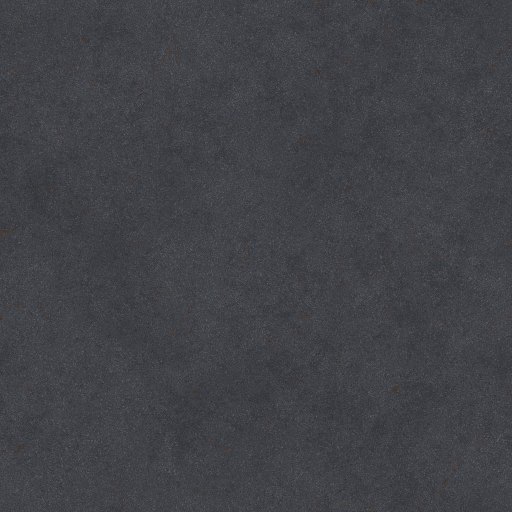
#> input picture hosted-renderer/cartoon-v2/blender/assets/ambientcg/Asphalt010/Asphalt010_1K-JPG_Color.jpg, 1024 x 1024 px (shown at 1/2 size)
$ python -i style_scorecard.py   (imports and definitions only)   (older library calls are emulated)
#> lines starting #> are read from the running program, lines starting #| are printed output that depends on the picture
"""Measure a video's style in numbers (the 'rulebook' method from the benchmark creator's prompts): camera movement, cuts, shot length, colour,
sharpness and depth. Never opinions: every value is computed from the frames. Usage:
    python style_scorecard.py out.json video1.mp4 video2.mp4 ...
Frames are analysed at 30 fps (every frame) at 270x480 for speed; sharpness uses the same size for every video so the numbers compare."""
import json, sys
import cv2
import numpy as np

W, H = 270, 480


def analyse(path):
    cap = cv2.VideoCapture(path)
    fps = cap.get(cv2.CAP_PROP_FPS) or 30.0
    n = int(cap.get(cv2.CAP_PROP_FRAME_COUNT))
    prev = None; prev_hist = None
    shifts = []; cuts = []; bright = []; contrast = []; sat = []; lap_c = []; lap_e = []; dark_edge = []; window = np.hanning(W)[None, :] * np.hanning(H)[:, None]
    idx = 0
    while True:
        ok, f = cap.read()
#> f is the input picture: shape (1024, 1024, 3); mean B, G, R 71.2, 66, 64.5
        if not ok: break
        small = cv2.resize(f, (W, H), interpolation=cv2.INTER_AREA)
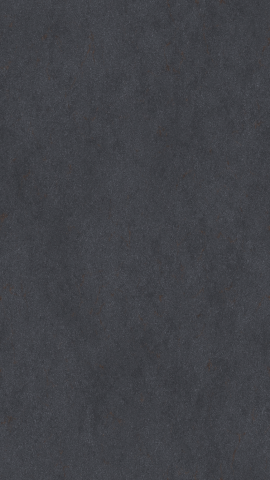
#> small: shape (480, 270, 3); mean B, G, R 71.2, 66, 64.5
        g = cv2.cvtColor(small, cv2.COLOR_BGR2GRAY).astype(np.float32)
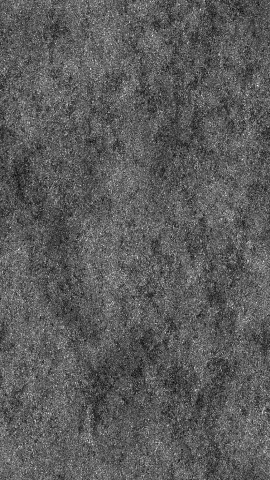
#> g: shape (480, 270) float32; min 51, max 93, mean 66.1; drawn with min black and max white
        hsv = cv2.cvtColor(small, cv2.COLOR_BGR2HSV)
#> hsv: shape (480, 270, 3); mean H, S, V 113.5, 24.3, 71.3
        hist = cv2.calcHist([small], [0, 1, 2], None, [8, 8, 8], [0, 256] * 3).flatten(); hist /= hist.sum() + 1e-9
#> after `hist = cv2.calcHist([small], [0, 1, 2], None, [8, 8, 8], [0, 256] * 3)`: hist = 512 values, max 75405 at index 146, min 0 at index 0, mean 253.1
#> after `hist /= hist.sum() + 1e-09`: hist = 512 values, max 0.582 at index 146, min 0 at index 0, mean 0.00195
        if prev is not None:
            dist = 1.0 - float(np.minimum(hist, prev_hist).sum())          # histogram intersection distance: ~0 same shot, >0.45 a cut
            if dist > 0.45: cuts.append(idx); shifts.append(None)
            else:
                (dx, dy), resp = cv2.phaseCorrelate(prev * window, g * window)
                shifts.append((dx / W, dy / H) if resp > 0.05 else (0.0, 0.0))
        prev = g; prev_hist = hist
#> after `prev_hist = hist`: prev_hist has the same summary as hist
        bright.append(float(hsv[..., 2].mean()) / 255); sat.append(float(hsv[..., 1].mean()) / 255); contrast.append(float(g.std()) / 255)
        lap = cv2.Laplacian(g, cv2.CV_32F)
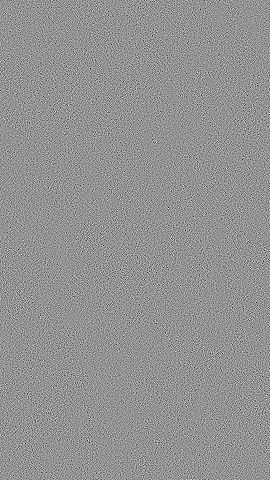
#> lap: shape (480, 270) float32; min -79, max 58, mean 0; drawn with min black and max white
        lap_c.append(float(lap[H // 3: 2 * H // 3, W // 4: 3 * W // 4].var()))      # centre: where the subject usually is
        lap_e.append(float(np.concatenate([lap[:H // 5].ravel(), lap[-H // 5:].ravel()]).var()))   # top/bottom strips: background and foreground
        e = cv2.Canny(g.astype(np.uint8), 60, 140) > 0
#> e: shape (480, 270) bool; every value is 0
        dk = (g < 45)
        dark_edge.append(float((e & cv2.dilate(dk.astype(np.uint8), np.ones((3, 3))).astype(bool)).sum()) / max(1, e.sum()))   # share of edges that are dark ink lines
        idx += 1
    cap.release()
    moves = [np.hypot(*s) for s in shifts if s is not None]
    speed = [m * fps for m in moves]                                 # fraction of frame width per second
    still = float(np.mean([m < 0.0015 for m in moves])) if moves else 1.0
    shot_len = float(np.diff([0] + cuts + [idx]).mean() / fps) if idx else 0
    return {
        'file': path.split('\\')[-1].split('/')[-1][:60], 'seconds': round(idx / fps, 1), 'fps': round(fps, 1),
        'cuts': len(cuts), 'cuts_per_10s': round(len(cuts) / (idx / fps) * 10, 1), 'mean_shot_len_s': round(shot_len, 2),
        'camera_moving_pct': round(100 * (1 - still), 1), 'camera_speed_width_per_s_median': round(float(np.median(speed)), 3) if speed else 0,
        'camera_speed_width_per_s_p90': round(float(np.percentile(speed, 90)), 3) if speed else 0,
        'brightness': round(float(np.mean(bright)), 3), 'contrast': round(float(np.mean(contrast)), 3), 'saturation': round(float(np.mean(sat)), 3),
        'sharpness_centre': round(float(np.median(lap_c)), 1), 'sharpness_edges': round(float(np.median(lap_e)), 1),
        'centre_over_edge_sharpness': round(float(np.median(lap_c)) / max(1e-6, float(np.median(lap_e))), 2),
        'dark_ink_edge_share': round(float(np.mean(dark_edge)), 3),
    }


def frame_metrics(img):
    """Same colour and sharpness measures for one still image (resized the same way as video frames)."""
    small = cv2.resize(img, (W, H), interpolation=cv2.INTER_AREA)
    g = cv2.cvtColor(small, cv2.COLOR_BGR2GRAY).astype(np.float32); hsv = cv2.cvtColor(small, cv2.COLOR_BGR2HSV)
    lap = cv2.Laplacian(g, cv2.CV_32F)
    return {'brightness': float(hsv[..., 2].mean()) / 255, 'contrast': float(g.std()) / 255, 'saturation': float(hsv[..., 1].mean()) / 255,
            'sharpness_centre': float(lap[H // 3: 2 * H // 3, W // 4: 3 * W // 4].var()),
            'sharpness_scene': float(lap[int(H * .10): int(H * .52), int(W * .08): int(W * .92)].var())}   # above the caption zone


def frames_report(paths):
    rows = [frame_metrics(cv2.imread(p)) for p in paths]
    return {k: round(float(np.mean([r[k] for r in rows])), 3) for k in rows[0]}


# [8 lines not run here, left out]

>>> result = analyse('../../cartoon-v2/blender/assets/ambientcg/Asphalt010/Asphalt010_1K-JPG_Color.jpg')
